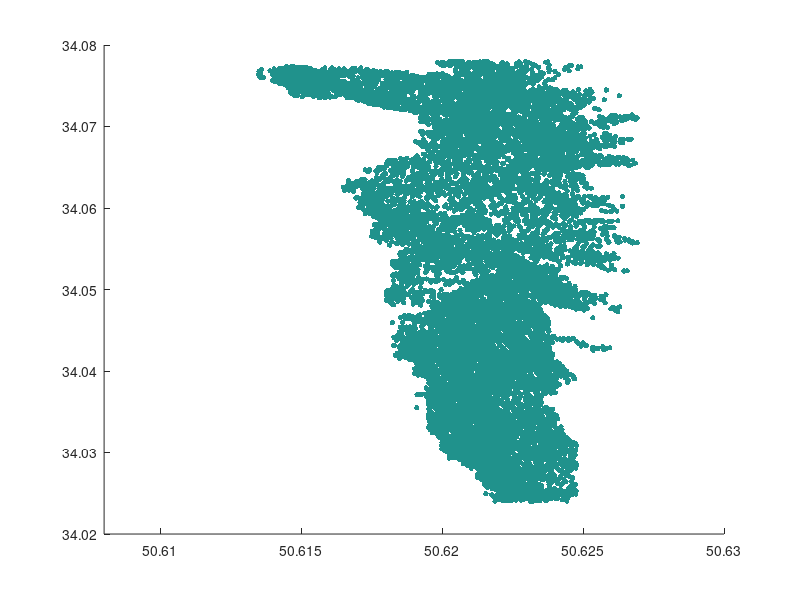

This chart was generated by the following MATLAB code: (Note: this script raises an error after producing the figure.)
clear
clc
close all

a1=34.024;
a2=34.078;
a3=50.609;
a4=50.627;


load('A5.mat');
A1=A5;
% read the predicted class of input data;
p=dlmread('PD.txt');
lon1=[];
lat1=[];
sig1=[];
h1=[];
p1=[];
o1=[];
for i=1:length(p);
if p(i,1)==1;
lon1=[A1(i,1);lon1];
lat1=[A1(i,2);lat1];
sig1=[A1(i,4);sig1];
h1=[A1(i,3);h1];
p1=[p(i,1);p1];
o1=[A1(i,22);o1];
end
end

s1=15*ones(length(p1(:)),1);
figure;
scatter(lon1(:),lat1(:),s1,p1(:),'filled')
xlim([a3-0.001,a4+0.003]);


k = boundary(lon1,lat1);
x=lon1(k);
y=lat1(k);
figure;
plot(x,y)


[x1,y1]=ll2utm(x,y);
figure;
plot(y1,x1)
ap1=polyarea(x1,y1);